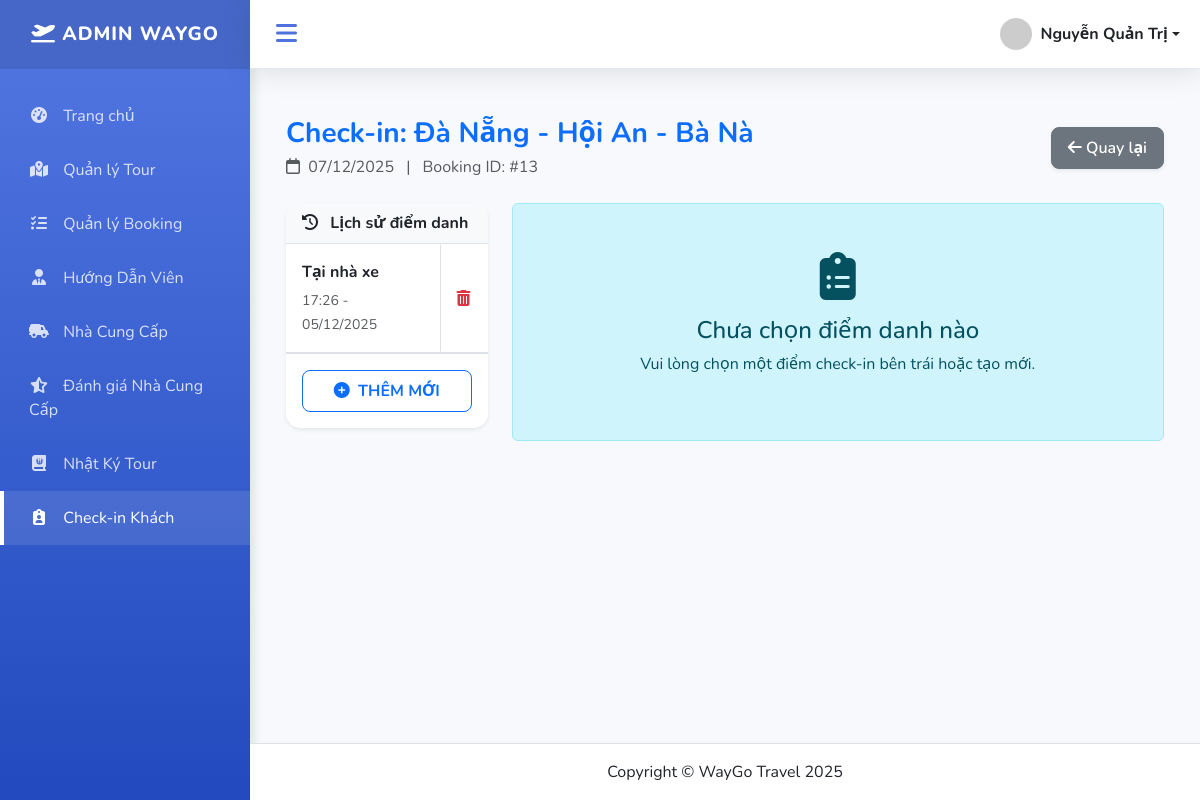
The app's page /index.php?action=checkin_perform&id=13 (signed in) with its own data.
### tables this page shows
CREATE TABLE `bookings` (
  `id` int NOT NULL,
  `tour_id` int NOT NULL,
  `hdv_id` int DEFAULT NULL,
  `customer_name` varchar(255) DEFAULT NULL,
  `customer_phone` varchar(20) DEFAULT NULL,
  `phuong_tien` varchar(100) DEFAULT NULL,
  `ngay_khoi_hanh` date DEFAULT NULL,
  `so_luong` int DEFAULT NULL,
  `tong_tien` decimal(12,2) DEFAULT NULL,
  `status` enum('Chờ xử lý','Đã cọc','Hoàn tất','Hủy') DEFAULT 'Chờ xử lý',
  `created_at` timestamp NULL DEFAULT CURRENT_TIMESTAMP,
  `created_by` int DEFAULT NULL,
  `approved_by` int DEFAULT NULL,
  `approved_at` datetime DEFAULT NULL,
  `hotel_supplier_id` int DEFAULT NULL,
  `restaurant_supplier_id` int DEFAULT NULL,
  `chi_phi_phat_sinh` decimal(12,2) DEFAULT '0.00',
  `ly_do_phat_sinh` text,
  `tien_da_coc` decimal(12,2) DEFAULT '0.00'
);

CREATE TABLE `tours` (
  `id` int NOT NULL,
  `ten_tour` varchar(255) NOT NULL,
  `loai_tour` enum('Trong nước','Quốc tế','Theo yêu cầu') NOT NULL,
  `dia_diem` varchar(255) NOT NULL,
  `thoi_gian` varchar(100) DEFAULT NULL,
  `gia_tour` decimal(12,2) DEFAULT NULL,
  `mo_ta` text,
  `ngay_khoi_hanh` date DEFAULT NULL,
  `phuong_tien` varchar(100) DEFAULT NULL,
  `so_nguoi_toi_da` int DEFAULT NULL,
  `status` enum('Hoạt động','Đang tạm dừng','Hủy') DEFAULT 'Hoạt động'
);

CREATE TABLE `checkin_sessions` (
  `id` int NOT NULL,
  `booking_id` int NOT NULL,
  `title` varchar(255) NOT NULL,
  `created_at` timestamp NULL DEFAULT CURRENT_TIMESTAMP
);

### controllers/CheckinController.php (called while the page is built, shortened)
<?php
class CheckinController {
    private $model;
    public function __construct() {
        $this->model = new CheckinModel();
    }
    public function performCheckin() {
        $booking_id = $_GET['id'] ?? 0;
        $booking = $this->model->getBookingInfo($booking_id);
        $sessions = $this->model->getSessions($booking_id);
        include PATH_VIEW . 'admin/checkin/form.php';
    }
}

### index.php (called while the page is built, shortened)
<?php
spl_autoload_register(function ($class) {
    $fileName = "$class.php";
    $fileModel              = PATH_MODEL . $fileName;
});
require_once './routes/index.php';

### models/BaseModel.php (called while the page is built, shortened)
<?php
class BaseModel
{
    public function __construct()
    {
        $dsn = sprintf('mysql:host=%s;port=%s;dbname=%s;charset=utf8', DB_HOST, DB_PORT, DB_NAME);
        try {
            $this->pdo = new PDO($dsn, DB_USERNAME, DB_PASSWORD, DB_OPTIONS);
        } catch (PDOException $e) {
            die("Kết nối cơ sở dữ liệu thất bại: {$e->getMessage()}. Vui lòng thử lại sau.");
        }
    }
}

### models/CheckinModel.php (called while the page is built, shortened)
<?php
require_once "BaseModel.php";
class CheckinModel extends BaseModel {
    public function getBookingInfo($booking_id) {
        $sql = "SELECT b.id, t.ten_tour,
                COALESCE(b.ngay_khoi_hanh, t.ngay_khoi_hanh) as ngay_khoi_hanh,
                b.so_luong
                FROM bookings b JOIN tours t ON b.tour_id = t.id WHERE b.id = ?";
        $stmt = $this->pdo->prepare($sql);
        $stmt->execute([$booking_id]);
        return $stmt->fetch(PDO::FETCH_ASSOC);
    }
    public function getSessions($booking_id) {
        $stmt = $this->pdo->prepare("SELECT * FROM checkin_sessions WHERE booking_id = ? ORDER BY created_at DESC");
        $stmt->execute([$booking_id]);
        return $stmt->fetchAll(PDO::FETCH_ASSOC);
    }
}

### views/admin/checkin/form.php (the view, shortened to what this page needs)
<?php include PATH_VIEW . 'layouts/header.php';
    $active_session_id = $_GET['session_id'] ?? null;
?>
<div class="container-fluid mt-4 mb-5">
    <div class="d-flex justify-content-between align-items-center mb-4">
        <div>
            <h3 class="fw-bold text-primary mb-1">Check-in: <?= $booking['ten_tour'] ?></h3>
            <p class="text-muted mb-0">
                <i class="fa-regular fa-calendar me-1"></i> <?= !empty($booking['ngay_khoi_hanh']) ? date('d/m/Y', strtotime($booking['ngay_khoi_hanh'])) : 'Chưa xác định' ?>
                <span class="mx-2">|</span> Booking ID: #<?= $booking['id'] ?>
            </p>
        </div>
        <a href="index.php?action=checkin_list" class="btn btn-secondary shadow-sm"><i class="fa-solid fa-arrow-left"></i> Quay lại</a>
    </div>
    <div class="row">
        <div class="col-md-3">
            <div class="card card-modern mb-3 shadow-sm h-100">
                <div class="card-header bg-light fw-bold text-dark border-bottom">
                    <i class="fa-solid fa-clock-rotate-left me-2"></i> Lịch sử điểm danh
                </div>
                <div class="list-group list-group-flush flex-grow-1 overflow-auto" style="max-height: 400px;">
                    <?php if(!empty($sessions)): ?>
                        <?php foreach($sessions as $ss):
                            $isActive = ($active_session_id == $ss['id']);
                            $bgClass = $isActive ? 'bg-primary text-white' : 'bg-white text-dark';
                            $textMuted = $isActive ? 'text-white-50' : 'text-muted';
                        ?>
                            <div class="list-group-item p-0 d-flex align-items-stretch border-bottom <?= $isActive ? 'border-primary' : '' ?>">
                                <a href="index.php?action=checkin_perform&id=<?= $booking['id'] ?>&session_id=<?= $ss['id'] ?>"
                                   class="flex-grow-1 p-3 text-decoration-none <?= $bgClass ?>">
                                    <div class="d-flex w-100 justify-content-between align-items-center">
                                        <strong class="mb-1 text-truncate" style="max-width: 130px;"><?= htmlspecialchars($ss['title']) ?></strong>
                                    </div>
                                    <small class="<?= $textMuted ?>"><?= date('H:i - d/m/Y', strtotime($ss['created_at'])) ?></small>
                                </a>
                                <a href="index.php?action=checkin_delete_session&session_id=<?= $ss['id'] ?>&booking_id=<?= $booking['id'] ?>"
                                   class="btn btn-link text-danger d-flex align-items-center border-start px-3 text-decoration-none"
                                   style="border-radius: 0;"
                                   onclick="return confirm('CẢNH BÁO: Bạn chắc chắn muốn XÓA phiên điểm danh này?\n\nDữ liệu check-in của khách trong phiên này sẽ mất hết!')"
                                   title="Xóa phiên này">
                                    <i class="fa-solid fa-trash-can"></i>
                                </a>
                            </div>
                        <?php endforeach; ?>
                    <?php endif; ?>
                </div>
                <div class="p-3 border-top bg-white mt-auto">
                    <button class="btn btn-outline-primary w-100 fw-bold dashed-border" type="button" data-bs-toggle="collapse" data-bs-target="#newSessionForm">
                        <i class="fa-solid fa-plus-circle me-1"></i> THÊM MỚI
                    </button>
                </div>
            </div>
        </div>
        <div class="col-md-9">
            <?php if($active_session_id): ?>
                <div class="row g-2 mb-3 text-center">
                    <div class="col"><div class="p-2 border rounded bg-white"><h4 class="fw-bold text-primary mb-0"><?= $stats['total'] ?></h4><small class="text-muted">Tổng</small></div></div>
                    <div class="col"><div class="p-2 border rounded bg-success-subtle"><h4 class="fw-bold text-success mb-0" id="stat-present"><?= $stats['present'] ?></h4><small class="text-success fw-bold">Có mặt</small></div></div>
                    <div class="col"><div class="p-2 border rounded bg-warning-subtle"><h4 class="fw-bold text-warning mb-0" id="stat-late"><?= $stats['late'] ?></h4><small class="text-warning fw-bold">Muộn</small></div></div>
                    <div class="col"><div class="p-2 border rounded bg-danger-subtle"><h4 class="fw-bold text-danger mb-0" id="stat-absent"><?= $stats['absent'] ?></h4><small class="text-danger fw-bold">Vắng</small></div></div>
                    <div class="col"><div class="p-2 border rounded bg-light"><h4 class="fw-bold text-secondary mb-0" id="stat-pending"><?= $stats['pending'] ?></h4><small class="text-muted">Chưa check</small></div></div>
                </div>
                <div class="card card-modern shadow-sm">
                    <div class="card-header bg-white py-2 d-flex justify-content-between align-items-center">
                        <span class="fw-bold">Danh sách khách hàng</span>
                        <a href="index.php?action=checkin_all&id=<?= $booking['id'] ?>&session_id=<?= $active_session_id ?>" class="btn btn-success btn-sm fw-bold shadow-sm" onclick="return confirm('Bạn có chắc chắn muốn đánh dấu TẤT CẢ là CÓ MẶT? (Sẽ ghi đè trạng thái cũ)')">
                            <i class="fa-solid fa-check-double"></i> Tất cả có mặt
                        </a>
                    </div>
                    <div class="card-body p-0">
                        <div class="table-responsive">
                            <table class="table table-hover align-middle mb-0">
                                <thead class="table-light text-secondary">
                                    <tr>
                                        <th width="5%">STT</th>
                                        <th width="25%">Khách hàng</th>
                                        <th width="40%" class="text-center">Trạng thái</th>
                                        <th width="30%">Ghi chú</th>
                                    </tr>
                                </thead>
                                <tbody>
                                    <?php if(!empty($customers)): ?>
                                        <?php foreach($customers as $i => $c): ?>
                                        <tr id="row-<?= $c['id'] ?>" class="<?= $c['status']=='Vắng mặt' ? 'table-danger' : '' ?>">
                                            <td class="text-center fw-bold text-muted"><?= $i + 1 ?></td>
                                            <td>
                                                <div class="fw-bold text-dark"><?= $c['ho_ten'] ?></div>
                                                <div class="small text-muted">
                                                    <?= $c['gioi_tinh'] ?>, <?= $c['tuoi'] ?>t
                                                    <?php if($c['so_dien_thoai']): ?> | <i class="fa-solid fa-phone fa-xs"></i> <?= $c['so_dien_thoai'] ?><?php endif; ?>
                                                </div>
                                            </td>
                                            <td class="py-3">
                                                <div class="d-flex justify-content-center gap-1">
                                                    <input type="radio" class="btn-check status-radio" name="status_<?= $c['id'] ?>" id="p_<?= $c['id'] ?>" value="Có mặt" data-id="<?= $c['id'] ?>" <?= $c['status']=='Có mặt'?'checked':'' ?>>
                                                    <label class="btn btn-outline-success btn-sm fw-bold" for="p_<?= $c['id'] ?>">Có mặt</label>
                                                    <input type="radio" class="btn-check status-radio" name="status_<?= $c['id'] ?>" id="l_<?= $c['id'] ?>" value="Đến muộn" data-id="<?= $c['id'] ?>" <?= $c['status']=='Đến muộn'?'checked':'' ?>>
                                                    <label class="btn btn-outline-warning btn-sm fw-bold" for="l_<?= $c['id'] ?>">Muộn</label>
                                                    <input type="radio" class="btn-check status-radio" name="status_<?= $c['id'] ?>" id="a_<?= $c['id'] ?>" value="Vắng mặt" data-id="<?= $c['id'] ?>" <?= $c['status']=='Vắng mặt'?'checked':'' ?>>
                                                    <label class="btn btn-outline-danger btn-sm fw-bold" for="a_<?= $c['id'] ?>">Vắng</label>
                                                </div>
                                                <div class="text-center mt-1">
                                                    <small class="text-muted fst-italic time-log" style="font-size: 0.75rem;">
                                                        <?= $c['checkin_time'] ? '<i class="fa-regular fa-clock"></i> '.date('H:i d/m', strtotime($c['checkin_time'])) : '' ?>
                                                    </small>
                                                </div>
                                            </td>
                                            <td>
                                                <div class="input-group input-group-sm">
                                                    <input type="text" class="form-control note-input" data-id="<?= $c['id'] ?>" value="<?= htmlspecialchars($c['note'] ?? '') ?>" placeholder="Ghi chú...">
                                                    <button class="btn btn-outline-secondary btn-save-note" type="button" data-id="<?= $c['id'] ?>"><i class="fa-solid fa-save"></i></button>
                                                </div>
                                            </td>
                                        </tr>
                                        <?php endforeach; ?>
                                    <?php else: ?>
                                        <tr><td colspan="4" class="text-center py-4 text-muted">Chưa có khách hàng nào.</td></tr>
                                    <?php endif; ?>
                                </tbody>
                            </table>
                        </div>
                    </div>
                </div>
            <?php else: ?>
                <div class="alert alert-info text-center py-5">
                    <i class="fa-solid fa-clipboard-list fa-3x mb-3"></i>
                    <h4>Chưa chọn điểm danh nào</h4>
                    <p>Vui lòng chọn một điểm check-in bên trái hoặc tạo mới.</p>
                </div>
            <?php endif; ?>
        </div>
    </div>
</div>
<?php include PATH_VIEW . 'layouts/footer.php'; ?>

### assets/css/dashboard.css (style rules this page uses)
:root { --primary-color: #4e73df; --secondary-color: #858796; --success-color: #1cc88a; --info-color: #36b9cc; --warning-color: #f6c23e; --danger-color: #e74a3b; --dark-bg: #222e3c; --light-bg: #f8f9fc; --sidebar-width: 250px; --sidebar-collapsed-width: 70px; --transition-speed: 0.3s; }
body { background-color: var(--light-bg); font-family: 'Nunito', 'Segoe UI', sans-serif; overflow-x: hidden; }
.card-modern { border: none; border-radius: 15px; box-shadow: 0 4px 20px rgba(0, 0, 0, 0.05); transition: transform 0.3s ease; background: #fff; overflow: hidden; height: auto !important; min-height: 0; }
.btn { border-radius: 8px; padding: 8px 16px; font-weight: 600; transition: all 0.3s; }

### records on screen
bookings: tour.ten_tour "Đà Nẵng - Hội An - Bà Nà", id "13"
checkin_sessions: title "Tại nhà xe", created_at "17:26 - 05/12/2025"

### other values on screen
$_SESSION['user_name'] "Nguyễn Quản Trị"
date('d/m/Y', strtotime($booking['ngay_khoi_hanh'])) "07/12/2025"
